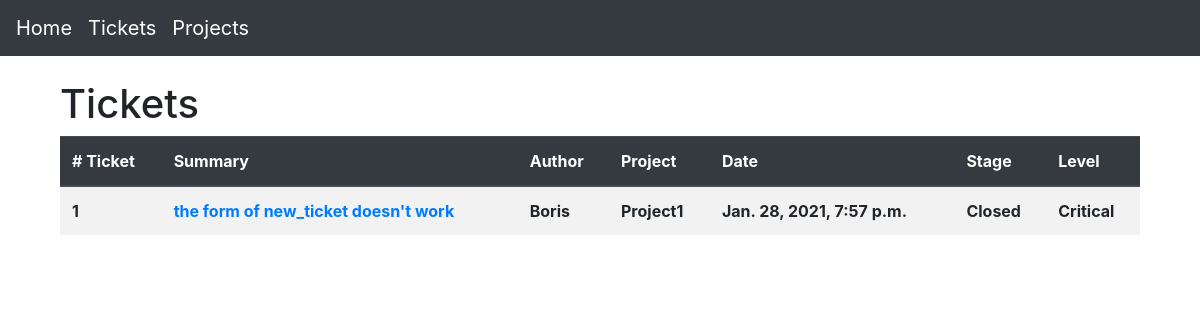
The app's page /ticket/index/ with its own data.
### Btapp/models.py (models this page shows, shortened)
class Ticket(models.Model):
    class Levels(models.TextChoices):   # tienen la propiedad .label que da el nombre
        Improvement = 10, _('Improvement') # primera entrada: valor en el modelo, segunda entreda: human-readable
        Trivial = 20, _('Trivial')
        Less = 30, _('Less')
        Normal = 50, _('Normal')
        Major = 70, _('Major')
        Critical = 90, _('Critical')
    class Stages(models.TextChoices):
        Registered = 20, _('Registered')
        Working_On = 60, _('Working on')
        Closed = 80, _('Closed')
    author = models.ForeignKey(User, on_delete=models.CASCADE)
    project = models.ForeignKey(Project, on_delete=models.CASCADE)
    level = models.CharField(max_length=2, choices=Levels.choices, default=Levels.Improvement)
    stage = models.CharField(max_length=2, choices=Stages.choices, default=Stages.Registered)
    opening_date = models.DateTimeField(auto_now_add=True) # Automatically set the field to now when the object is first created.
    last_modified = models.DateTimeField(auto_now=True) # Automatically set the field to now every time the object is saved.
    description = models.TextField(max_length=500)
    keywords = models.TextField(max_length=100, null=True, blank=True)
    comments = models.TextField(max_length=1000, null=True, blank=True)
    attachments = models.FileField(blank=True, null=True, upload_to='uploads') # to specify a subdirectory of MEDIA_ROOT: MEDIA_ROOT/uploads

class Project(models.Model):
    title = models.CharField(max_length=30)
    author = models.ForeignKey(User, on_delete=models.CASCADE, null=True)
    registration_date = models.DateTimeField(auto_now_add=True)
    def __str__(self):
        return self.title

### Btapp/views.py (the view)
# urls.py: path('ticket/index/', views.TicketIndexView.as_view(), name='ticket_index'),
class TicketIndexView(generic.ListView): # Generic display views
    template_name = 'Btapp/ticket_index.html'
    context_object_name = 'ticket_list'
    def get_queryset(self): # Para los generic views los metodos ya estan definidos
        return Ticket.objects.order_by('-opening_date') # Tiene que regresar un QuerySet object

### Btapp/templates/Btapp/ticket_index.html
{% extends "base.html" %}
{% block content %}
<div class="container">
    <section>
        <h1>Tickets</h1>
    </section>
    <section>
        <table
            class="table table-responsive-sm table-striped "
            id="table"
            data-toggle="table"
            data-search="true"
            data-show-columns="true"
            data-pagination="true"
            data-height="460">
            <thead class="thead-dark">
                <tr>
                    <th data-field="id" data-sortable="true"># Ticket</th>
                    <th data-field="description data-sortable="false">Summary</th>
                    <th data-field="author" data-sortable="false">Author</th>
                    <th data-field="project">Project</th>
                    <th data-field="opening_date" data-sortable="true">Date</th>
                    <th data-field="stage" data-sortable="true">Stage</th>
                    <th data-field="level" data-sortable>Level</th>
                </tr>
            </thead>
            <tbody>
                {% for ticket in ticket_list %}
                <tr>
                    <th>{{ticket.id}}</th>
                    <th><a href="{% url 'ticket_detail' ticket.id %}">{{ticket.description}}</a></th>
                    <th>{{ticket.author}}</th>
                    <th>{{ticket.project}}</th>
                    <th>{{ticket.opening_date}}</th>
                    <th>{{ticket.get_stage_display}}</th>
                    <th>{{ticket.get_level_display}}</th>
                </tr>
                {% endfor %}
            </tbody>
        </table>
    </section>
</div>
{% endblock %}

### records on screen
Ticket: id "1", description "the form of new_ticket doesn't work", author "Boris", project "Project1", opening_date "Jan. 28, 2021, 7:57 p.m.", stage "Closed", level "Critical"
